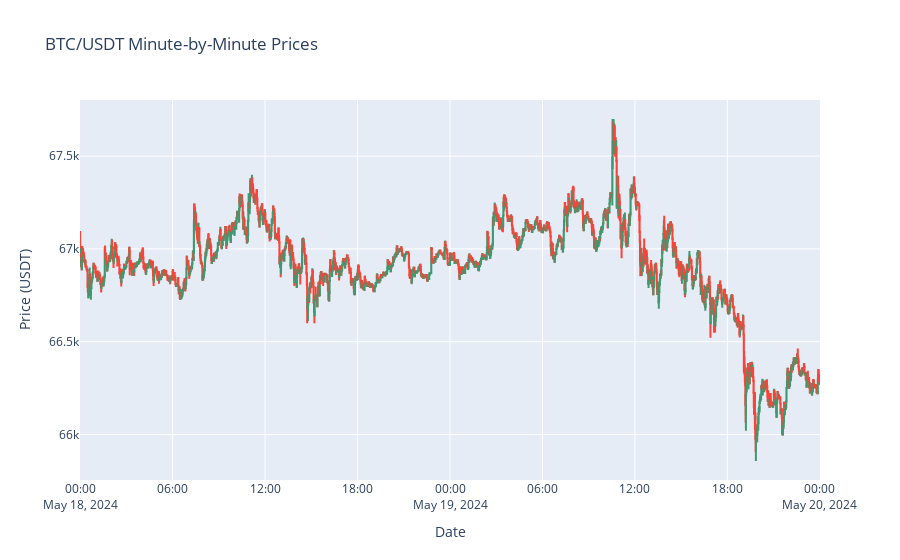

Source (notebook cell):
### Code cell
plot_chart(filtered_data,'BTC/USDT Minute-by-Minute Prices').show()

### Figure 1 — Plotly figure (JSON) as saved in the notebook; plotly's stock layout.template omitted (floating-point values rounded to 4 significant figures; data arrays with more than 128 entries replaced by an {"elided": "..."} marker saying what was removed)
{"data": [{"close": {"elided": "2881 float values"}, "high": {"elided": "2881 float values"}, "low": {"elided": "2881 float values"}, "open": {"elided": "2881 float values"}, "type": "candlestick", "x": {"elided": "2881 str values"}}], "layout": {"title": {"text": "BTC/USDT Minute-by-Minute Prices"}, "xaxis": {"rangeslider": {"visible": false}, "title": {"text": "Date"}}, "yaxis": {"title": {"text": "Price (USDT)"}}}}
